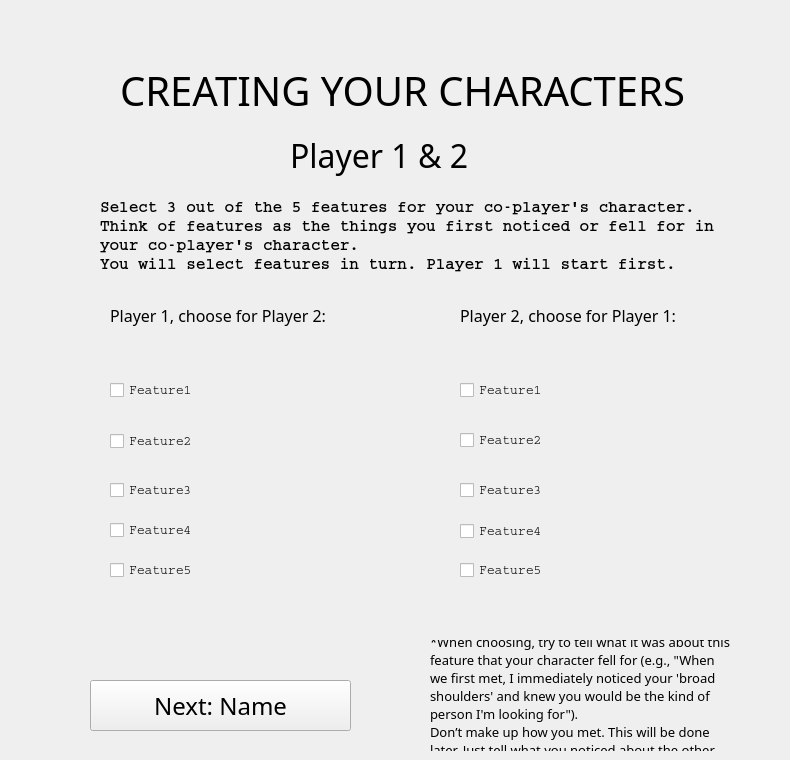
    <widget class="QWidget" name="page_8_feature1">
     <widget class="QLabel" name="label_31">
      <property name="geometry">
       <rect>
        <x>120</x>
        <y>70</y>
        <width>611</width>
        <height>41</height>
       </rect>
      </property>
      <property name="font">
       <font>
        <family>Bell MT</family>
        <pointsize>30</pointsize>
       </font>
      </property>
      <property name="styleSheet">
       <string notr="true">color: rgb(0, 0, 0);</string>
      </property>
      <property name="text">
       <string>CREATING YOUR CHARACTERS</string>
      </property>
     </widget>
     <widget class="QLabel" name="label_29">
      <property name="geometry">
       <rect>
        <x>290</x>
        <y>120</y>
        <width>261</width>
        <height>71</height>
       </rect>
      </property>
      <property name="font">
       <font>
        <family>OCR A Extended</family>
        <pointsize>24</pointsize>
       </font>
      </property>
      <property name="styleSheet">
       <string notr="true">color: rgb(0, 0, 0);</string>
      </property>
      <property name="text">
       <string>Player 1 &amp; 2</string>
      </property>
     </widget>
     <widget class="QLabel" name="label_30">
      <property name="geometry">
       <rect>
        <x>100</x>
        <y>190</y>
        <width>651</width>
        <height>91</height>
       </rect>
      </property>
      <property name="font">
       <font>
        <family>Courier</family>
        <pointsize>12</pointsize>
        <italic>false</italic>
        <bold>true</bold>
       </font>
      </property>
      <property name="styleSheet">
       <string notr="true">color: rgb(0, 0, 0);</string>
      </property>
      <property name="text">
       <string>Select 3 out of the 5 features for your co-player's character. 
Think of features as the things you first noticed or fell for in your co-player's character.
You will select features in turn. Player 1 will start first.</string>
      </property>
      <property name="wordWrap">
       <bool>true</bool>
      </property>
     </widget>
     <widget class="QLabel" name="label_32">
      <property name="geometry">
       <rect>
        <x>430</x>
        <y>640</y>
        <width>301</width>
        <height>111</height>
       </rect>
      </property>
      <property name="font">
       <font>
        <family>Adobe Devanagari</family>
        <pointsize>10</pointsize>
       </font>
      </property>
      <property name="text">
       <string>*When choosing, try to tell what it was about this feature that your character fell for (e.g., &quot;When we first met, I immediately noticed your 'broad shoulders' and knew you would be the kind of person I'm looking for&quot;).
Don’t make up how you met. This will be done later. Just tell what you noticed about the other.</string>
      </property>
      <property name="wordWrap">
       <bool>true</bool>
      </property>
     </widget>
     <widget class="QPushButton" name="pushButton_10">
      <property name="geometry">
       <rect>
        <x>90</x>
        <y>680</y>
        <width>261</width>
        <height>51</height>
       </rect>
      </property>
      <property name="font">
       <font>
        <family>OCR A Extended</family>
        <pointsize>18</pointsize>
       </font>
      </property>
      <property name="text">
       <string>Next: Name</string>
      </property>
     </widget>
     <widget class="QCheckBox" name="checkBox_11">
      <property name="geometry">
       <rect>
        <x>110</x>
        <y>370</y>
        <width>321</width>
        <height>41</height>
       </rect>
      </property>
      <property name="sizePolicy">
       <sizepolicy hsizetype="Preferred" vsizetype="Fixed">
        <horstretch>0</horstretch>
        <verstretch>0</verstretch>
       </sizepolicy>
      </property>
      <property name="font">
       <font>
        <family>Courier</family>
        <pointsize>10</pointsize>
       </font>
      </property>
      <property name="text">
       <string>Feature1</string>
      </property>
     </widget>
     <widget class="QCheckBox" name="checkBox_12">
      <property name="geometry">
       <rect>
        <x>110</x>
        <y>421</y>
        <width>321</width>
        <height>41</height>
       </rect>
      </property>
      <property name="font">
       <font>
        <family>Courier</family>
        <pointsize>10</pointsize>
       </font>
      </property>
      <property name="text">
       <string>Feature2</string>
      </property>
     </widget>
     <widget class="QCheckBox" name="checkBox_13">
      <property name="geometry">
       <rect>
        <x>110</x>
        <y>470</y>
        <width>321</width>
        <height>41</height>
       </rect>
      </property>
      <property name="font">
       <font>
        <family>Courier</family>
        <pointsize>10</pointsize>
       </font>
      </property>
      <property name="text">
       <string>Feature3</string>
      </property>
     </widget>
     <widget class="QCheckBox" name="checkBox_14">
      <property name="geometry">
       <rect>
        <x>110</x>
        <y>510</y>
        <width>321</width>
        <height>41</height>
       </rect>
      </property>
      <property name="font">
       <font>
        <family>Courier</family>
        <pointsize>10</pointsize>
       </font>
      </property>
      <property name="text">
       <string>Feature4</string>
      </property>
     </widget>
     <widget class="QCheckBox" name="checkBox_15">
      <property name="geometry">
       <rect>
        <x>110</x>
        <y>550</y>
        <width>321</width>
        <height>41</height>
       </rect>
      </property>
      <property name="font">
       <font>
        <family>Courier</family>
        <pointsize>10</pointsize>
       </font>
      </property>
      <property name="text">
       <string>Feature5</string>
      </property>
     </widget>
     <widget class="QCheckBox" name="checkBox_16">
      <property name="geometry">
       <rect>
        <x>460</x>
        <y>370</y>
        <width>321</width>
        <height>41</height>
       </rect>
      </property>
      <property name="font">
       <font>
        <family>Courier</family>
        <pointsize>10</pointsize>
       </font>
      </property>
      <property name="text">
       <string>Feature1</string>
      </property>
     </widget>
     <widget class="QCheckBox" name="checkBox_17">
      <property name="geometry">
       <rect>
        <x>460</x>
        <y>420</y>
        <width>321</width>
        <height>41</height>
       </rect>
      </property>
      <property name="font">
       <font>
        <family>Courier</family>
        <pointsize>10</pointsize>
       </font>
      </property>
      <property name="text">
       <string>Feature2</string>
      </property>
     </widget>
     <widget class="QCheckBox" name="checkBox_18">
      <property name="geometry">
       <rect>
        <x>460</x>
        <y>470</y>
        <width>321</width>
        <height>41</height>
       </rect>
      </property>
      <property name="font">
       <font>
        <family>Courier</family>
        <pointsize>10</pointsize>
       </font>
      </property>
      <property name="text">
       <string>Feature3</string>
      </property>
     </widget>
     <widget class="QCheckBox" name="checkBox_19">
      <property name="geometry">
       <rect>
        <x>460</x>
        <y>510</y>
        <width>321</width>
        <height>42</height>
       </rect>
      </property>
      <property name="sizePolicy">
       <sizepolicy hsizetype="Maximum" vsizetype="Fixed">
        <horstretch>0</horstretch>
        <verstretch>0</verstretch>
       </sizepolicy>
      </property>
      <property name="font">
       <font>
        <family>Courier</family>
        <pointsize>10</pointsize>
       </font>
      </property>
      <property name="text">
       <string>Feature4</string>
      </property>
     </widget>
     <widget class="QCheckBox" name="checkBox_20">
      <property name="geometry">
       <rect>
        <x>460</x>
        <y>550</y>
        <width>321</width>
        <height>41</height>
       </rect>
      </property>
      <property name="font">
       <font>
        <family>Courier</family>
        <pointsize>10</pointsize>
       </font>
      </property>
      <property name="text">
       <string>Feature5</string>
      </property>
     </widget>
     <widget class="QLabel" name="label_33">
      <property name="geometry">
       <rect>
        <x>110</x>
        <y>300</y>
        <width>291</width>
        <height>31</height>
       </rect>
      </property>
      <property name="font">
       <font>
        <family>Bell MT</family>
        <pointsize>12</pointsize>
       </font>
      </property>
      <property name="text">
       <string>Player 1, choose for Player 2:</string>
      </property>
     </widget>
     <widget class="QLabel" name="label_34">
      <property name="geometry">
       <rect>
        <x>460</x>
        <y>300</y>
        <width>291</width>
        <height>31</height>
       </rect>
      </property>
      <property name="font">
       <font>
        <family>Bell MT</family>
        <pointsize>12</pointsize>
       </font>
      </property>
      <property name="text">
       <string>Player 2, choose for Player 1:</string>
      </property>
     </widget>
    </widget>
